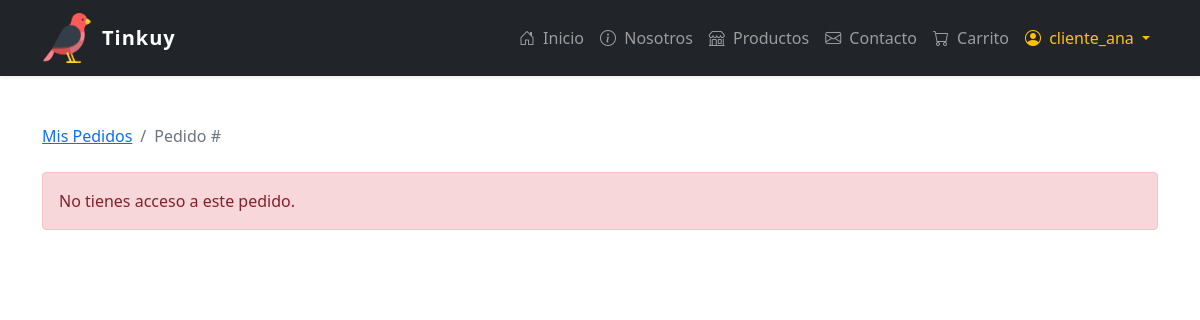
The app's page /public/index.php?page=ver_pedido&id=9 (signed in), older data.
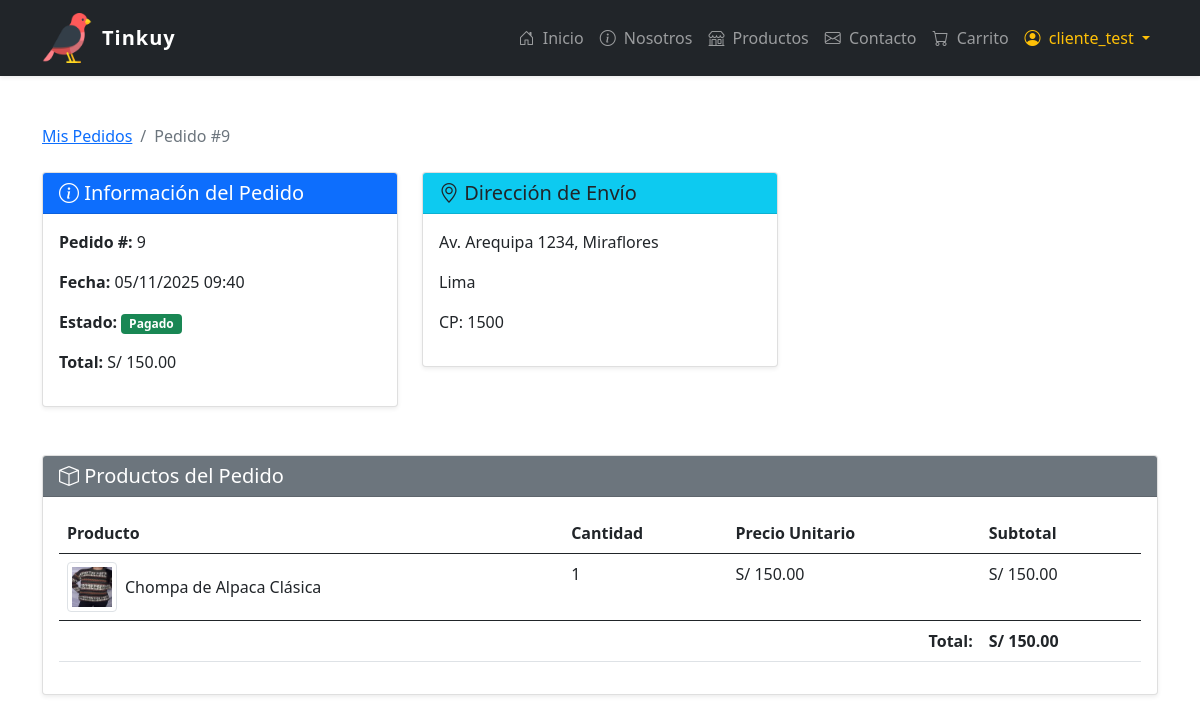
The same page, newer data.
### tables this page shows
CREATE TABLE `pedidos` (
  `id_pedido` int(11) NOT NULL,
  `id_usuario` int(11) NOT NULL,
  `id_direccion_envio` int(11) NOT NULL,
  `id_estado_pedido` int(11) NOT NULL,
  `fecha_pedido` datetime DEFAULT current_timestamp(),
  `total_pedido` decimal(10,2) NOT NULL
);

CREATE TABLE `estados_pedido` (
  `id_estado` int(11) NOT NULL,
  `nombre_estado` varchar(50) NOT NULL
);

CREATE TABLE `direcciones` (
  `id_direccion` int(11) NOT NULL,
  `id_usuario` int(11) NOT NULL,
  `direccion` varchar(255) NOT NULL,
  `ciudad` varchar(100) NOT NULL,
  `pais` varchar(100) NOT NULL,
  `codigo_postal` varchar(20) DEFAULT NULL,
  `es_principal` tinyint(1) DEFAULT 0
);

CREATE TABLE `detalle_pedido` (
  `id_detalle` int(11) NOT NULL,
  `id_pedido` int(11) NOT NULL,
  `id_variante` int(11) NOT NULL,
  `cantidad` int(11) NOT NULL,
  `precio_historico` decimal(10,2) NOT NULL,
  `id_empresa_envio` int(11) DEFAULT NULL,
  `numero_seguimiento` varchar(100) DEFAULT NULL,
  `id_estado_detalle` int(11) NOT NULL DEFAULT 2 COMMENT 'Refleja el estado del item, no del pedido. (2=Pagado, 3=Enviado, 4=Entregado)'
);

CREATE TABLE `productos` (
  `id_producto` int(11) NOT NULL,
  `id_categoria` int(11) NOT NULL,
  `id_vendedor` int(11) NOT NULL,
  `nombre_producto` varchar(255) NOT NULL,
  `descripcion` text DEFAULT NULL,
  `imagen_principal` varchar(255) DEFAULT NULL,
  `estado` enum('activo','inactivo') NOT NULL DEFAULT 'activo',
  `fecha_creacion` datetime DEFAULT current_timestamp()
);

CREATE TABLE `variantes_producto` (
  `id_variante` int(11) NOT NULL,
  `id_producto` int(11) NOT NULL,
  `talla` varchar(50) DEFAULT NULL,
  `color` varchar(50) DEFAULT NULL,
  `sku` varchar(100) DEFAULT NULL,
  `precio` decimal(10,2) NOT NULL,
  `stock` int(11) NOT NULL DEFAULT 0,
  `imagen_variante` varchar(255) DEFAULT NULL,
  `estado` enum('activo','inactivo') NOT NULL DEFAULT 'activo'
);

### src/Controllers/OrderController.php (called while the page is built, shortened)
<?php
class OrderController
{
    private $conn;
    public function __construct($conn)
    {
        $this->conn = $conn;
    }
    public function getOrderDetails($id_pedido, $id_usuario)
    {
        try {
            $stmt = $this->conn->prepare("
                SELECT p.*, e.nombre_estado, u.email, pf.nombres AS nombre_usuario, pf.apellidos AS apellido_usuario,
                       d.direccion, d.ciudad, d.codigo_postal
                FROM pedidos p
                JOIN estados_pedido e ON p.id_estado_pedido = e.id_estado
                JOIN usuarios u ON p.id_usuario = u.id_usuario
                LEFT JOIN perfiles pf ON u.id_usuario = pf.id_usuario
                LEFT JOIN direcciones d ON p.id_direccion_envio = d.id_direccion
                WHERE p.id_pedido = ? AND p.id_usuario = ?
            ");
            $stmt->bind_param("ii", $id_pedido, $id_usuario);
            $stmt->execute();
            $pedido = $stmt->get_result()->fetch_assoc();
            if (!$pedido) {
                throw new Exception("No tienes acceso a este pedido.");
            }
            $stmt = $this->conn->prepare("
                SELECT dp.*, v.id_variante, v.precio AS precio_unitario, pr.nombre_producto, pr.imagen_principal AS imagen_url
                FROM detalle_pedido dp
                JOIN variantes_producto v ON dp.id_variante = v.id_variante
                JOIN productos pr ON v.id_producto = pr.id_producto
                WHERE dp.id_pedido = ?
            ");
            $stmt->bind_param("i", $id_pedido);
            $stmt->execute();
            $detalles = $stmt->get_result()->fetch_all(MYSQLI_ASSOC);
            return [
                'pedido' => $pedido,
                'detalles' => $detalles
            ];
        } catch (Exception $e) {
            throw new Exception($e->getMessage());
        }
    }
    public function getOrderStatusClass($estado)
    {
        switch ($estado) {
            case 'Pagado':
                return 'bg-success';
        }
    }
}

### src/Views/pedido/ver_pedido.php (the view, shortened to what the changed rows need)
<?php
require_once BASE_PATH . '/src/Core/db.php';
require_once BASE_PATH . '/src/Controllers/OrderController.php';
$id_usuario = $_SESSION['usuario_id'];
$id_pedido = $_GET['id'];
$mensaje_error = "";
$orderController = new OrderController($conn);
try {
    $resultado = $orderController->getOrderDetails($id_pedido, $id_usuario);
    $pedido = $resultado['pedido'];
    $detalles = $resultado['detalles'];
} catch (Exception $e) {
    $mensaje_error = $e->getMessage();
}
?>
<!DOCTYPE html>
<html lang="es">
<head>
    <link href="https://cdn.jsdelivr.net/npm/bootstrap@5.0.2/dist/css/bootstrap.min.css" rel="stylesheet">
    <link href="https://cdn.jsdelivr.net/npm/bootstrap-icons@1.10.5/font/bootstrap-icons.css" rel="stylesheet">
</head>
<body>
    <?php include BASE_PATH . '/src/Views/components/navbar.php'; ?>
    <div class="container my-5">
        <nav aria-label="breadcrumb" class="mb-4">
            <ol class="breadcrumb">
                <li class="breadcrumb-item"><a href="?page=pedidos">Mis Pedidos</a></li>
                <li class="breadcrumb-item active">Pedido #<?= htmlspecialchars($pedido['id_pedido'] ?? '') ?></li>
            </ol>
        </nav>
        <?php if (!empty($mensaje_error)): ?>
            <div class="alert alert-danger"><?= htmlspecialchars($mensaje_error) ?></div>
        <?php elseif (isset($pedido)): ?>
            <div class="row">
                <div class="col-md-4 mb-4">
                    <div class="card shadow-sm">
                        <div class="card-header bg-primary text-white">
                            <h5 class="card-title mb-0"><i class="bi bi-info-circle"></i> Información del Pedido</h5>
                        </div>
                        <div class="card-body">
                            <p><strong>Pedido #:</strong> <?= htmlspecialchars($pedido['id_pedido']) ?></p>
                            <p><strong>Fecha:</strong> <?= date('d/m/Y H:i', strtotime($pedido['fecha_pedido'])) ?></p>
                            <p><strong>Estado:</strong>
                                <span class="badge <?= $orderController->getOrderStatusClass($pedido['nombre_estado']) ?>">
                                    <?= htmlspecialchars($pedido['nombre_estado']) ?>
                                </span>
                            </p>
                            <p><strong>Total:</strong> S/ <?= number_format($pedido['total_pedido'], 2) ?></p>
                        </div>
                    </div>
                </div>
                <div class="col-md-4 mb-4">
                    <div class="card shadow-sm">
                        <div class="card-header bg-info text-dark">
                            <h5 class="card-title mb-0"><i class="bi bi-geo-alt"></i> Dirección de Envío</h5>
                        </div>
                        <div class="card-body">
                            <?php if (isset($pedido['direccion'])): ?>
                                <p><?= htmlspecialchars($pedido['direccion']) ?></p>
                                <p><?= htmlspecialchars($pedido['ciudad']) ?></p>
                                <p>CP: <?= htmlspecialchars($pedido['codigo_postal']) ?></p>
                            <?php else: ?>
                                <p class="text-muted">No se registró dirección de envío</p>
                            <?php endif; ?>
                        </div>
                    </div>
                </div>
                <div class="col-12 mt-4">
                    <div class="card shadow-sm">
                        <div class="card-header bg-secondary text-white">
                            <h5 class="card-title mb-0"><i class="bi bi-box"></i> Productos del Pedido</h5>
                        </div>
                        <div class="card-body">
                            <div class="table-responsive">
                                <table class="table table-hover">
                                    <thead>
                                        <tr>
                                            <th>Producto</th>
                                            <th>Cantidad</th>
                                            <th>Precio Unitario</th>
                                            <th>Subtotal</th>
                                        </tr>
                                    </thead>
                                    <tbody>
                                        <?php foreach ($detalles as $detalle):
                                            $nombreProducto = $detalle['nombre_producto'] ?? $detalle['nombre'] ?? $detalle['producto_nombre'] ?? 'Producto';
                                            $img_principal = trim($detalle['imagen_url'] ?? $detalle['imagen_principal'] ?? $detalle['imagen'] ?? '');
                                            $imagen = $img_principal ?: 'default.png';
                                            $cantidad = isset($detalle['cantidad']) ? (int) $detalle['cantidad'] : (int) ($detalle['cant'] ?? 0);
                                            $precioUnitario = $detalle['precio_unitario'] ?? $detalle['precio_historico'] ?? $detalle['precio'] ?? 0.0;
                                            $subtotal = $cantidad * $precioUnitario;
                                            ?>
                                            <tr>
                                                <td>
                                                    <div class="d-flex align-items-center">
                                                        <?php if (!empty($imagen)): ?>
                                                            <img src="<?= $project_root ?>/public/img/productos/<?= htmlspecialchars($imagen) ?>"
                                                                alt="<?= htmlspecialchars($nombreProducto) ?>"
                                                                class="img-thumbnail me-2"
                                                                style="width: 50px; height: 50px; object-fit: cover;">
                                                        <?php endif; ?>
                                                        <?= htmlspecialchars($nombreProducto) ?>
                                                    </div>
                                                </td>
                                                <td><?= $cantidad ?></td>
                                                <td>S/ <?= number_format($precioUnitario, 2) ?></td>
                                                <td>S/ <?= number_format($subtotal, 2) ?></td>
                                            </tr>
                                        <?php endforeach; ?>
                                    </tbody>
                                    <tfoot>
                                        <tr>
                                            <td colspan="3" class="text-end"><strong>Total:</strong></td>
                                            <td><strong>S/ <?= number_format($pedido['total_pedido'], 2) ?></strong></td>
                                        </tr>
                                    </tfoot>
                                </table>
                            </div>
                        </div>
                    </div>
                </div>
            </div>
        <?php endif; ?>
    </div>
</body>
</html>

### src/Views/components/navbar.php (shortened to what the changed rows need)
<?php
$project_root = defined('PROJECT_ROOT') ? PROJECT_ROOT : "/Ecommerce-Tinkuy";
$base_url = defined('BASE_URL') ? BASE_URL : ($project_root . "/public/index.php");
$pagina_actual = $pagina_actual ?? '';
$is_logged_in = isset($_SESSION['usuario_id']);
$display_name = htmlspecialchars($_SESSION['usuario'] ?? 'Mi Cuenta');
?>
<nav class="navbar navbar-expand-lg navbar-dark bg-dark sticky-top shadow-sm">
    <div class="container">
        <a class="navbar-brand d-flex align-items-center" href="<?= $base_url ?>?page=index">
            <img src="<?= $project_root ?>/public/img/Logo.png" style="width: 50px; height: auto; margin-right: 10px;" alt="LogoTinkuy" />
            <span style="font-weight: bold; letter-spacing: 1px;">Tinkuy</span>
        </a>
        <div class="collapse navbar-collapse" id="navbarNav">
            <ul class="navbar-nav ms-auto mb-2 mb-lg-0">
                <li class="nav-item">
                    <a class="nav-link <?= ($pagina_actual == 'index' ? 'active fw-bold' : ''); ?>" href="<?= $base_url ?>?page=index">
                        <i class="bi bi-house-door me-1"></i> Inicio
                    </a>
                </li>
                <li class="nav-item">
                    <a class="nav-link <?= ($pagina_actual == 'nosotros' ? 'active fw-bold' : ''); ?>" href="<?= $base_url ?>?page=about">
                        <i class="bi bi-info-circle me-1"></i> Nosotros
                    </a>
                </li>
                <li class="nav-item">
                    <a class="nav-link <?= ($pagina_actual == 'productos' ? 'active fw-bold' : ''); ?>" href="<?= $base_url ?>?page=products">
                        <i class="bi bi-shop me-1"></i> Productos
                    </a>
                </li>
                <li class="nav-item">
                    <a class="nav-link <?= ($pagina_actual == 'contacto' ? 'active fw-bold' : ''); ?>" href="<?= $base_url ?>?page=contact">
                        <i class="bi bi-envelope me-1"></i> Contacto
                    </a>
                </li>
                <li class="nav-item">
                    <a class="nav-link position-relative <?= ($pagina_actual == 'carrito' ? 'active fw-bold' : ''); ?>" href="<?= $base_url ?>?page=cart">
                        <i class="bi bi-cart me-1"></i> Carrito
                    </a>
                </li>
                <?php if ($is_logged_in): ?>
                    <li class="nav-item dropdown">
                        <a class="nav-link dropdown-toggle text-warning" href="#" id="navbarUserDropdown" role="button" data-bs-toggle="dropdown" aria-expanded="false">
                            <i class="bi bi-person-circle me-1"></i> <?= $display_name ?>
                        </a>
                    </li>
                <?php endif; ?>
            </ul>
        </div>
    </div>
</nav>

Row changes from the older to the newer data that the page shows:
now on this page (row edited): pedidos: id_pedido "9", fecha_pedido "05/11/2025 09:40", id_estado_pedido.nombre_estado "Pagado", total_pedido "150.00", id_direccion_envio.direccion "Av. Arequipa 1234, Miraflores", id_direccion_envio.ciudad "Lima", id_direccion_envio.codigo_postal "1500"
now on this page (row unchanged): detalle_pedido: productos.imagen_principal (picture), productos.nombre_producto "Chompa de Alpaca Clásica", cantidad "1", id_variante.precio "150.00"
Text that changed along with them:
$display_name: "cliente_ana" → "cliente_test"
$mensaje_error: "No tienes acceso a este pedido." → (not shown)
text now shown: "Información del Pedido Pedido #: Fecha: Estado: Total: S/ Dirección de Envío CP: Productos del Pedido Producto Cantidad Precio Unitario Subtotal Total: S/"
